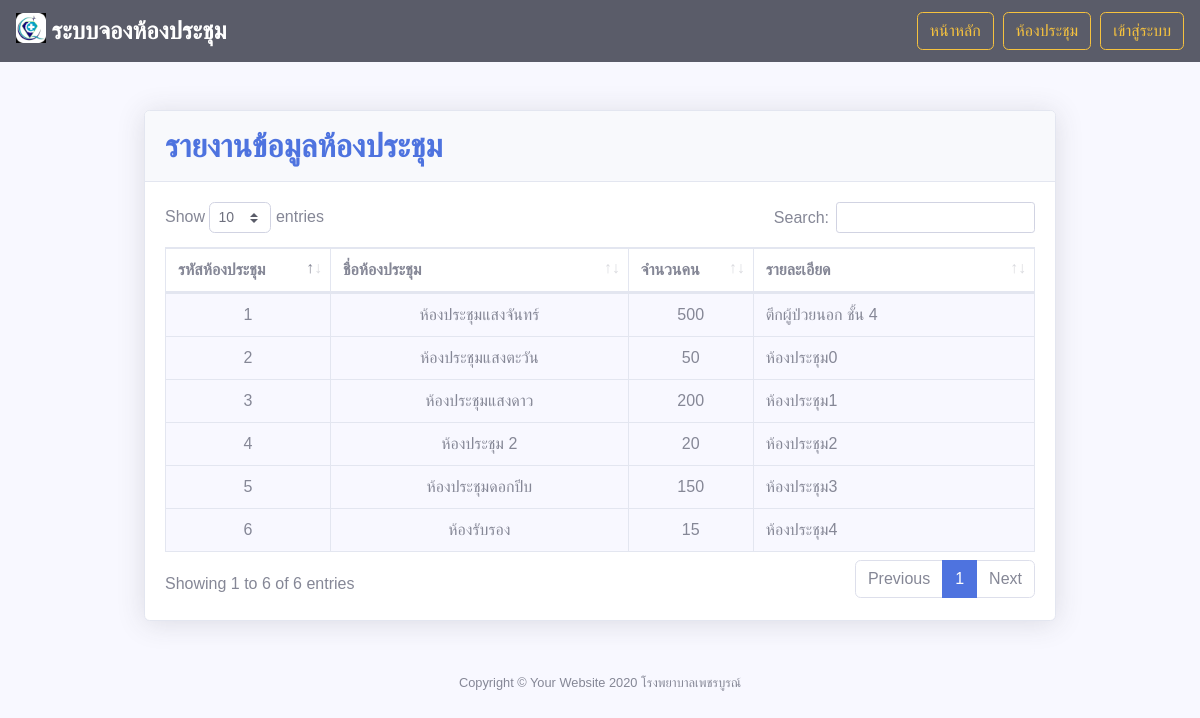
The app's page /meeting/reportroomsindex.php with its own data.
### tables this page shows
CREATE TABLE `rooms` (
  `ro_id` int(5) NOT NULL,
  `ro_name` varchar(50) NOT NULL,
  `ro_people` int(4) NOT NULL,
  `ro_color` varchar(20) NOT NULL,
  `ro_detail` text NOT NULL
);

### meeting/reportroomsindex.php (the view, shortened to what this page needs)
<?php
include ('connect.php');
$sql = "Select * from rooms "  ;
$query = mysqli_query($con, $sql)
or die ("3.ไม่สามารถประมวลผลคำสั่งได้").mysqli_error;
?>
<!DOCTYPE html>
<html lang="en">
<head>
  <link href="vendor/fontawesome-free/css/all.min.css" rel="stylesheet" type="text/css">
  <link href="css/sb-admin-2.min.css" rel="stylesheet">
  <link href="vendor/datatables/dataTables.bootstrap4.min.css" rel="stylesheet">
</head>
<body id="page-top">
  <?php
  include "headindex.php";
  ?>
  <br>
  <br>
  <div class="container-fluid" style="width: 80%; height: auto;">
    <div class="card shadow mb-4 ">
      <div class="card-header py-3">
        <h6 class="m-0 font-weight-bold text-primary"><font size="6" face="TH SarabunPSK"> รายงานข้อมูลห้องประชุม </font></h6>
        </div>
        <div class="card-body">
          <div class="table-responsive">
            <table class="table table-bordered" id="dataTable" width="100%" cellspacing="0">
              <thead>
                <tr>
                  <th>รหัสห้องประชุม</th>
                  <th>ชื่อห้องประชุม</th>
                  <th>จำนวนคน</th>
                  <th>รายละเอียด</th>
                </tr>
              </thead>
              <tbody>
                <?php
                while ($rs=mysqli_fetch_array($query)){
                  ?>
                  <tr>
                    <td width="140" align="center" bgcolor="#F8F8FF"><?php echo "$rs[ro_id]"; ?></td>
                    <td align="center" bgcolor="#F8F8FF"><?php echo "$rs[ro_name]"; ?><?php echo "</a>"; ?></td>
                    <td width="100" align="center" bgcolor="#F8F8FF"><?php echo "$rs[ro_people]"; ?><?php echo "</a>"; ?></td>
                    <td bgcolor="#F8F8FF"><?php echo "$rs[ro_detail]"; ?><?php echo "</a>"; ?></td>
                    <?php
                  }
                  ?>
                </tbody>
              </table>
            </div>
          </div>
        </div>
      </div>
<?php
include "foot1.php";
?>
                        </body>
                        </html>

### meeting/headindex.php
<nav class="navbar navbar-dark bg-dark">
  <a class="navbar-brand" href="#">
    <img src="Image/pkb_logo1.jpg" width="30" height="30" class="d-inline-block align-top" alt="">
    <font size="5" face="TH SarabunPSK"><b>ระบบจองห้องประชุม</b></font>
  </a>
  <ul class="nav justify-content-end">
    <li class="nav-item">
      <a href="index.php" type="button" class="btn btn-outline-warning">หน้าหลัก</a>
    </li>&nbsp;&nbsp;
    <li class="nav-item">
      <a href="reportroomsindex.php" type="button" class="btn btn-outline-warning">ห้องประชุม</a>
    </li>&nbsp;&nbsp;
    <li class="nav-item">
      <a href="frm_login.php" type="button" class="btn btn-outline-warning">เข้าสู่ระบบ</a>
    </li>
  </nav>

### meeting/foot1.php (shortened to what this page needs)
<footer class="sticky-footer">
	<div class="container my-auto">
		<div class="copyright text-center my-auto">
			<span>Copyright © Your Website 2020 โรงพยาบาลเพชรบูรณ์</span>
		</div>
	</div>
</footer>

### meeting/foot1.php (style rules this page uses)
body { font-family: "Poppins", sans-serif; background-color:#F8F8FF; height: 100vh; }

### records on screen
rooms: ro_id "1", ro_name "ห้องประชุมแสงจันทร์", ro_people "500", ro_detail "ตึกผู้ป่วยนอก ชั้น 4"
rooms: ro_id "2", ro_name "ห้องประชุมแสงตะวัน", ro_people "50", ro_detail "ห้องประชุม0"
rooms: ro_id "3", ro_name "ห้องประชุมแสงดาว", ro_people "200", ro_detail "ห้องประชุม1"
rooms: ro_id "4", ro_name "ห้องประชุม 2", ro_people "20", ro_detail "ห้องประชุม2"
rooms: ro_id "5", ro_name "ห้องประชุมดอกปีบ", ro_people "150", ro_detail "ห้องประชุม3"
rooms: ro_id "6", ro_name "ห้องรับรอง", ro_people "15", ro_detail "ห้องประชุม4"
